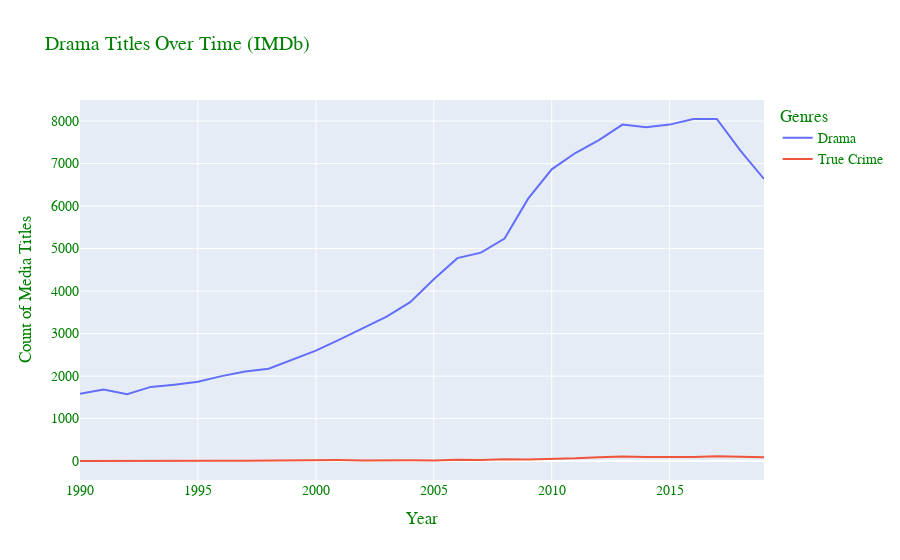

Write notebook code for a chart like this one.
### Markdown cell above
It's obvious now that True Crime is a very small subset, even of only the documentaries genre itself.  From the previous charts, it's also clear that media content has grown quite a bit in general, including documentaries (and True Crime) since around year 2000. Documentaries is increasing overall, but this isn't an abnormal trend.

### How does Drama, the genre with the biggest portion of all titles, compare to "True Crime"? What about just "Crime"?

### Code cell
genre_chart('Drama')
genre_chart('Crime')

### Figure 1 — Plotly figure (JSON) as saved in the notebook; plotly's stock layout.template omitted (floating-point values rounded to 4 significant figures)
{"data": [{"mode": "lines", "name": "Drama", "type": "scatter", "x": [1990, 1991, 1992, 1993, 1994, 1995, 1996, 1997, 1998, 1999, 2000, 2001, 2002, 2003, 2004, 2005, 2006, 2007, 2008, 2009, 2010, 2011, 2012, 2013, 2014, 2015, 2016, 2017, 2018, 2019], "y": [1581, 1686, 1571, 1745, 1799, 1865, 1999, 2106, 2175, 2386, 2600, 2858, 3123, 3400, 3739, 4278, 4775, 4905, 5236, 6175, 6864, 7248, 7553, 7917, 7857, 7917, 8047, 8049, 7304, 6638]}, {"mode": "lines", "name": "True Crime", "type": "scatter", "x": [1990, 1991, 1992, 1993, 1994, 1995, 1996, 1997, 1998, 1999, 2000, 2001, 2002, 2003, 2004, 2005, 2006, 2007, 2008, 2009, 2010, 2011, 2012, 2013, 2014, 2015, 2016, 2017, 2018, 2019], "y": [2, 5, 11, 6, 8, 6, 9, 6, 12, 13, 21, 23, 15, 22, 20, 16, 31, 26, 45, 40, 45, 66, 93, 106, 95, 87, 94, 114, 99, 92]}], "layout": {"font": {"color": "Green", "family": "Times New Roman", "size": 14}, "legend": {"title": {"text": "Genres"}}, "title": {"text": "Drama Titles Over Time (IMDb)"}, "xaxis": {"title": {"text": "Year"}}, "yaxis": {"title": {"text": "Count of Media Titles"}}}}
